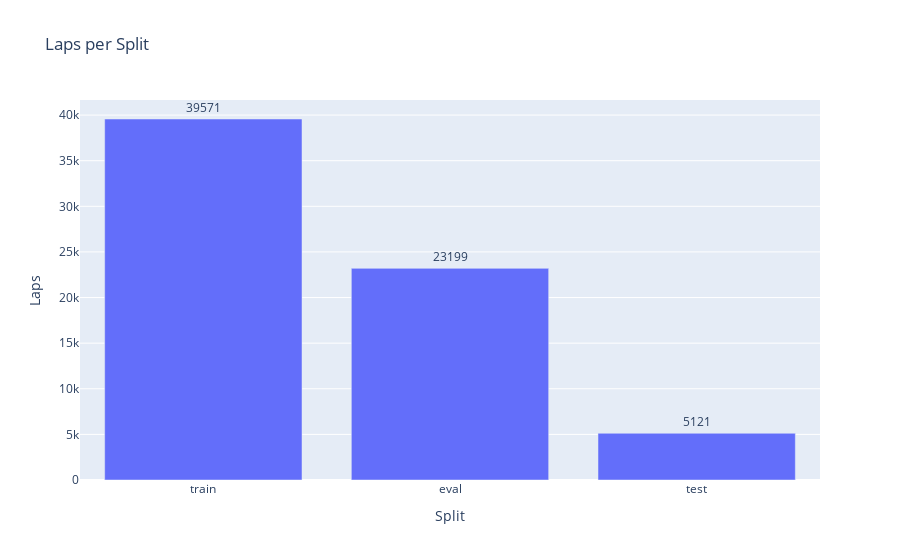

Write notebook code for a chart like this one.
### Markdown cell above
## Train/Val/Test-Split (Seasons/Rounds)
Klarer Ueberblick, welche Daten im Training, in der Validierung und im Test landen (gemaess `SplitConfig`).

### Code cell
from src.split import SplitConfig, split_by_season_round

split_cfg = SplitConfig(test_rounds=None)
train_df, val_df, test_df = split_by_season_round(df, config=split_cfg)

split_cfg_df = pd.DataFrame({
    'train_seasons': [', '.join(map(str, split_cfg.train_seasons))],
    'val_seasons': [', '.join(map(str, split_cfg.val_seasons))],
    'test_season': [split_cfg.test_season],
    'test_rounds': [split_cfg.test_rounds],
})
split_cfg_df

def _rounds_str(frame: pd.DataFrame) -> str:
    rounds = sorted(frame['RoundNumber'].unique().tolist())
    if not rounds:
        return ''
    if len(rounds) <= 12:
        return ', '.join(map(str, rounds))
    return f'{rounds[0]}-{rounds[-1]} ({len(rounds)} total)'

def summarize_split(name: str, frame: pd.DataFrame) -> dict:
    seasons = sorted(frame['Season'].unique().tolist())
    sessions = frame[['Season', 'RoundNumber']].drop_duplicates().shape[0]
    drivers = frame['Driver'].nunique() if 'Driver' in frame.columns else frame['DriverNumber'].nunique()
    return {
        'split': name,
        'laps': len(frame),
        'sessions': sessions,
        'drivers': drivers,
        'seasons': ', '.join(map(str, seasons)),
        'rounds': _rounds_str(frame),
    }

split_summary = pd.DataFrame([
    summarize_split('train', train_df),
    summarize_split('eval', val_df),
    summarize_split('test', test_df),
])
split_summary

season_summary = pd.concat([
    train_df.groupby('Season').size().rename('laps').reset_index().assign(split='train'),
    val_df.groupby('Season').size().rename('laps').reset_index().assign(split='eval'),
    test_df.groupby('Season').size().rename('laps').reset_index().assign(split='test'),
])
season_summary = season_summary[['split', 'Season', 'laps']].sort_values(['split', 'Season'])
season_summary

fig = px.bar(split_summary, x='split', y='laps', text='laps', title='Laps per Split')
fig.update_traces(textposition='outside')
fig.update_layout(xaxis_title='Split', yaxis_title='Laps', uniformtext_minsize=10, uniformtext_mode='hide')
fig

### Figure 1 — Plotly figure (JSON) as saved in the notebook; plotly's stock layout.template omitted (floating-point values rounded to 4 significant figures)
{"data": [{"hovertemplate": "split=%{x}<br>laps=%{text}<extra></extra>", "legendgroup": "", "marker": {"color": "#636efa", "pattern": {"shape": ""}}, "name": "", "orientation": "v", "showlegend": false, "text": [39570.0, 23200.0, 5121.0], "textposition": "outside", "type": "bar", "x": ["train", "eval", "test"], "xaxis": "x", "y": [39571, 23199, 5121], "yaxis": "y"}], "layout": {"barmode": "relative", "legend": {"tracegroupgap": 0}, "title": {"text": "Laps per Split"}, "uniformtext": {"minsize": 10, "mode": "hide"}, "xaxis": {"anchor": "y", "domain": [0, 1], "title": {"text": "Split"}}, "yaxis": {"anchor": "x", "domain": [0, 1], "title": {"text": "Laps"}}}}
